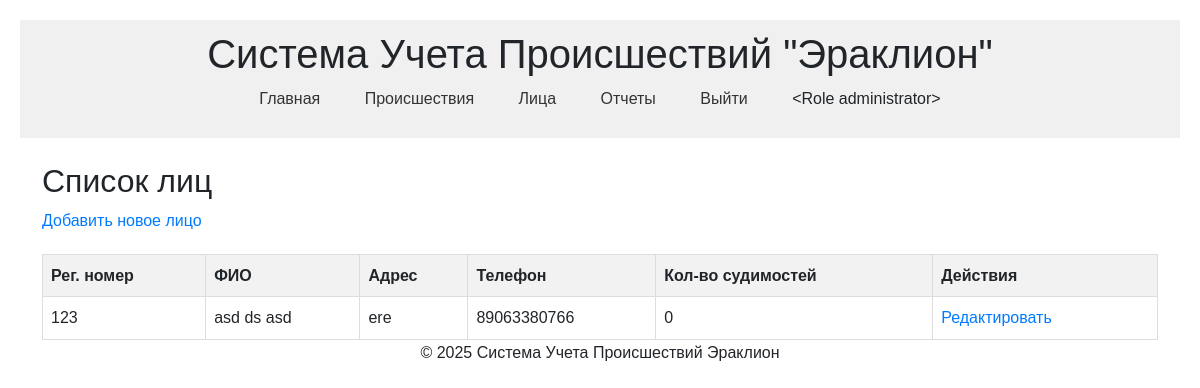
Screenshot of /persons (signed in) with the database file from the repository.
### models.py (models this page shows, shortened)
class Role(db.Model):
    id = db.Column(db.Integer, primary_key=True)
    name = db.Column(db.String(50), unique=True, nullable=False)
    description = db.Column(db.Text)
    def __repr__(self):
        return f'<Role {self.name}>'

class Person(db.Model):
    id = db.Column(db.Integer, primary_key=True)
    reg_number = db.Column(db.String(50), unique=True, nullable=False)
    first_name = db.Column(db.String(100), nullable=False)
    last_name = db.Column(db.String(100), nullable=False)
    patronymic = db.Column(db.String(100))
    address = db.Column(db.String(255))
    phone = db.Column(db.String(20))  # новое поле
    convictions_count = db.Column(db.Integer, default=0)
    incident_roles = db.relationship('IncidentPerson', backref='person', lazy='dynamic')

### routes.py (the view)
@login_required
@routes.route('/persons')
def list_persons():
    persons = Person.query.all()
    return render_template('persons/list_persons.html', persons=persons)

### app.py (called while the page is built)
@login_manager.user_loader
def load_user(user_id):
    return User.query.get(int(user_id))

### templates/persons/list_persons.html
{% extends "base.html" %}
{% block content %}
    <h2>Список лиц</h2>
    {% if current_user.is_authenticated %}
        {% if current_user.role.name == 'administrator' %}
            <a href="{{ url_for('routes.add_person') }}">Добавить новое лицо</a>
        {% endif %}
    {% endif %}
    <table>
        <thead>
            <tr>
                <th>Рег. номер</th>
                <th>ФИО</th>
                <th>Адрес</th>
                <th>Телефон</th>
                <th>Кол-во судимостей</th>
                <th>Действия</th>
            </tr>
        </thead>
        <tbody>
            {% for person in persons %}
                <tr>
                    <td>{{ person.reg_number }}</td>
                    <td>{{ person.last_name }} {{ person.first_name }} {{ person.patronymic or '' }}</td>
                    <td>{{ person.address or 'Не указан' }}</td>
                    <td>{{ person.phone or 'Не указан' }}</td>
                    <td>{{ person.convictions_count }}</td>
                    {% if current_user.is_authenticated %}
                        {% if current_user.role.name == 'administrator' %}
                            <td>
                                <a href="{{ url_for('routes.edit_person', person_id=person.id) }}">Редактировать</a>
                            </td>
                        {% endif %}
                    {% endif %}
                </tr>
            {% endfor %}
        </tbody>
    </table>
{% endblock %}

### templates/base.html (shortened to what this page needs)
<!DOCTYPE html>
<html lang="en">
<head>
    <link href="https://cdn.jsdelivr.net/npm/bootstrap@5.3.2/dist/css/bootstrap.min.css" rel="stylesheet">
    <link rel="stylesheet" href="{{ url_for('static', filename='css/style.css') }}">
</head>
<body>
    <header>
        <h1>Система Учета Происшествий "Эраклион"</h1>
        <nav>
            <ul>
                <li><a href="{{ url_for('routes.index') }}">Главная</a></li>
                {% if current_user.is_authenticated %}
                    <li><a href="{{ url_for('routes.list_incidents') }}">Происшествия</a></li>
                    <li><a href="{{ url_for('routes.list_persons') }}">Лица</a></li>
                    <li><a href="{{ url_for('routes.report_incident_count') }}">Отчеты</a></li>
                    <li><a href="{{ url_for('routes.logout') }}">Выйти</a></li>
                    <li>
                        <span>
                            {{ current_user.role }}
                        </span>
                    </li>
                {% else %}
                    <li>
                        <a href="{{ url_for('routes.login') }}">Войти</a>
                    </li>
                {% endif %}
            </ul>
        </nav>
    </header>
    <main>
        <div class="container mt-4">
            {% block content %}{% endblock %}
        </div>
    </main>
    <div class="footer-wrapper">
      <footer>
        <p>&copy; 2025 Система Учета Происшествий Эраклион</p>
      </footer>
    </div>
</body>
</html>

### static/css/style.css (style rules this page uses)
body { font-family: sans-serif; margin: 20px; line-height: 1.6; }
header { background-color: #f0f0f0; padding: 10px 0; text-align: center; margin-bottom: 20px; }
nav ul { list-style: none; padding: 0; }
nav ul li { display: inline; margin: 0 15px; }
nav a { text-decoration: none; color: #333; }
main { margin-top: 20px; }
table { width: 100%; border-collapse: collapse; margin-top: 20px; }
th, td { border: 1px solid #ddd; padding: 8px; text-align: left; }
th { background-color: #f2f2f2; }
a { color: #007bff; text-decoration: none; margin-right: 10px; }
.footer-wrapper { text-align: center; }

### rows the page displays
Role: role "<Role administrator>"
Person: reg_number "123", last_name "asd", first_name "ds", patronymic "asd", address "ere", phone "89063380766", convictions_count "0"
